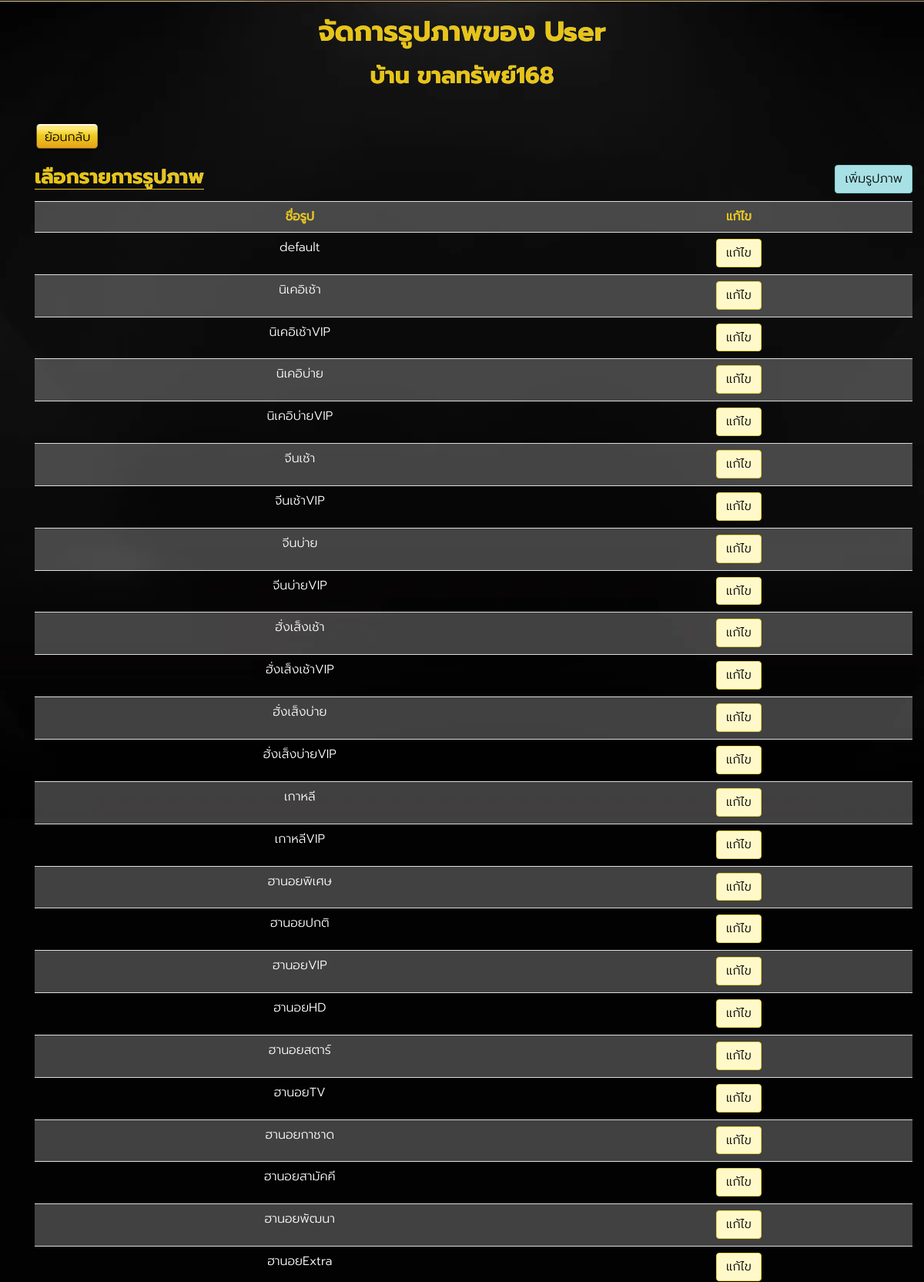
/backend/image/list/khansub168 (signed in, upper part), run on the app's committed database.
### huayrandom/models.py (models this page shows, shortened)
class ProfileModel(models.Model):
    user = models.OneToOneField(User, on_delete=models.CASCADE)
    house_name = models.CharField(default='None', max_length=255)
    usertype = models.CharField(default='random', max_length=255)
    status = models.BooleanField(default=True)
    expire_date = models.DateTimeField(null=True, blank=True)
    credit_shop = models.BooleanField(default=True)
    random_mode = models.CharField(default='random_any', max_length=255)

class ImageHouseModel(models.Model):
    user = models.ForeignKey(User, on_delete=models.CASCADE)
    image_name = models.CharField(default='None', max_length=255)
    location = models.CharField(default='None', max_length=255)
    def __str__(self):
        return self.image_name

### huayrandom/views.py (the view)
@login_required
def ListImage(request,username):
    print(f"Target: {username} | ListImage")
    context = {}
    userObject = User.objects.get(username=username)
    profileObject = ProfileModel.objects.get(user=userObject)
    imageHouseObject = ImageHouseModel.objects.filter(user=userObject)
    context['imageHouseObject'] = imageHouseObject
    context['profileObject'] = profileObject
    context['username'] = username
    if 'status' in request.session:
        context['status'] = request.session['status']
        request.session['status'] = ''  # clear stuck status in session
    if 'statusedit' in request.session:
        context['statusedit'] = request.session['statusedit']
        request.session['statusedit'] = ''  # clear stuck statusedit in session
    if 'statusdel' in request.session:
        context['statusdel'] = request.session['statusdel']
        request.session['statusdel'] = ''  # clear stuck statusdel in session
    return render(request, 'image_house/list_image.html', context)

### huayrandom/templates/image_house/list_image.html (shortened to what this page needs)
{% extends 'component/layout.html' %}
{%block content%}
<div class="wrap">
  <section class="slot-home-body">
    <div class="container">
      <div>
        <h1 class="shine-text big-font text-center">จัดการรูปภาพของ User</h1>
        <h2 class="shine-text big-font text-center">บ้าน {{profileObject.house_name}}</h2>
      </div>
      <section class="content">
        <div class="container">
          <div class="slot-intro">
            <div class="d-flex justify-content-between">
              <div>
                <a href="/backend/" class="btn btn-default">ย้อนกลับ</a>
                <h3 class="title shine-text underline">เลือกรายการรูปภาพ</h3>
              </div>
              <div class="d-flex flex-end" style="padding-bottom:10px">
                <a href="/backend/user/image/add/{{username}}" class="btn btn-light-blue" style="color:black;">เพิ่มรูปภาพ</a>
              </div>
            </div>
            <div class="table-responsive">
              <table class="table table-striped">
                <tr>
                  <th class="text-center shine-text">ชื่อรูป</th>
                  <th class="text-center shine-text">แก้ไข</th>
                </tr>
                {%for item in imageHouseObject %}
                <tr>
                  <td class="text-center">
                    <div class="form-group">
                      {{item}}
                    </div>
                  </td>
                  <td class="text-center">
                    <a href="/backend/user/image/edit/{{username}}/{{item.id}}" class="btn btn-yellow" style="color:black;">แก้ไข</a>
                  </td>
                </tr>
                {%endfor%}
              </table>
            </div>
          </div>
        </div>
      </section>
    </div>
    {%endblock content%}

### static/assets/css/style.css (style rules this page uses)
body { background: #030203; color: #fff; font-family: 'Prompt-Light'; font-size: 21px; }
h1, h2, h3 { color: #e6c41a; font-family: 'Prompt' }
h2.title, h3.title { font-size: 26px; border-bottom: 1px solid #e6c41a }
a { color: #fff; -moz-transition: ease .3s; -o-transition: ease .3s; -webkit-transition: ease .3s; transition: ease .3s }
.wrap { background: url("/static/images/background/bkg_livecasino.webp") top center no-repeat; padding-top: 1px }
.content { padding: 30px 0 0px }
.content a { color: #e6c41a }
.shine-text { background: linear-gradient(to right, #e6c41a 20%, #ffffff 40%, #ffffff 60%, #e6c41a 80%); background-size: 200% auto; color: #e6c41a; background-clip: text; text-fill-color: transparent; -webkit-background-clip: text; animation: shine 2s linear infinite; margin-bottom: 15px }
.slot-intro { font-size: 16px }
.btn { font-size: 22px }
.btn.btn-default { background: url("/static/images/component/btn_bg.webp") top center no-repeat; background-size: 100% 100%; border-color: transparent; color: #000 }

### static/assets/css/style-custom.css (style rules this page uses)
body { font-family: "Prompt-Light" !important; font-size: 10px; background-image: url("/static/images/background/bg.webp"); }
.table-striped>tbody>tr:nth-of-type(odd) { background-color: #f9f9f940; }
.btn-yellow { color:#000; background-color: #FFF9CA; border-color:#e5d246; }
.btn-light-blue { color:#000; background-color: #a8e1e5; border-color:#81CACF; }
.btn { font-size: 16px; }
.d-flex { display: flex !important; }
.justify-content-between { justify-content: space-between; }
.flex-end { align-items: flex-end; }

### data on the page
ProfileModel: house_name "ขาลทรัพย์168"
ImageHouseModel: image_name "default"
ImageHouseModel: image_name "นิเคอิเช้า"
ImageHouseModel: image_name "นิเคอิเช้าVIP"
ImageHouseModel: image_name "นิเคอิบ่าย"
ImageHouseModel: image_name "นิเคอิบ่ายVIP"
ImageHouseModel: image_name "จีนเช้า"
ImageHouseModel: image_name "จีนเช้าVIP"
ImageHouseModel: image_name "จีนบ่าย"
ImageHouseModel: image_name "จีนบ่ายVIP"
ImageHouseModel: image_name "ฮั่งเส็งเช้า"
ImageHouseModel: image_name "ฮั่งเส็งเช้าVIP"
ImageHouseModel: image_name "ฮั่งเส็งบ่าย"
ImageHouseModel: image_name "ฮั่งเส็งบ่ายVIP"
ImageHouseModel: image_name "เกาหลี"
ImageHouseModel: image_name "เกาหลีVIP"
ImageHouseModel: image_name "ฮานอยพิเศษ"
ImageHouseModel: image_name "ฮานอยปกติ"
ImageHouseModel: image_name "ฮานอยVIP"
ImageHouseModel: image_name "ฮานอยHD"
ImageHouseModel: image_name "ฮานอยสตาร์"
ImageHouseModel: image_name "ฮานอยTV"
ImageHouseModel: image_name "ฮานอยกาชาด"
ImageHouseModel: image_name "ฮานอยสามัคคี"
ImageHouseModel: image_name "ฮานอยพัฒนา"
ImageHouseModel: image_name "ฮานอยExtra"
